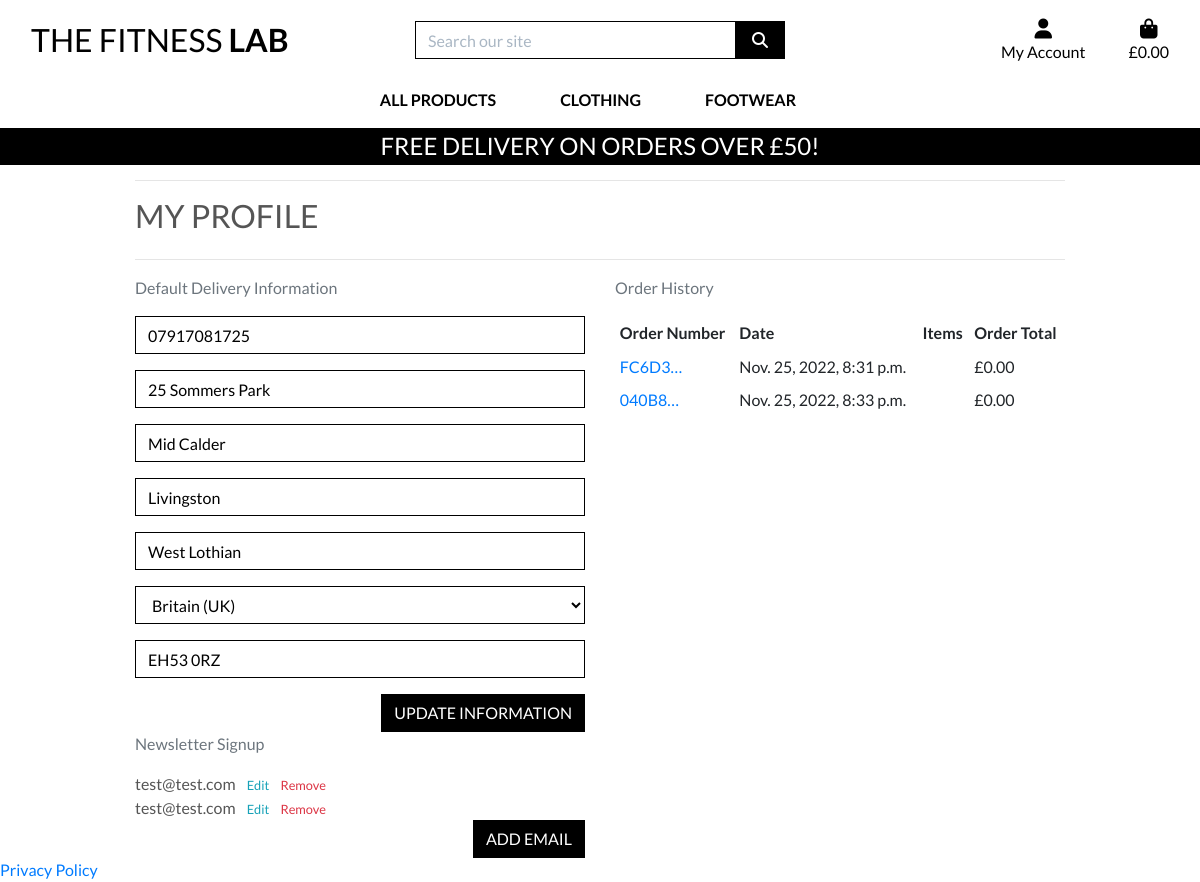
The page /profile/ (signed in) on the database as committed earlier.
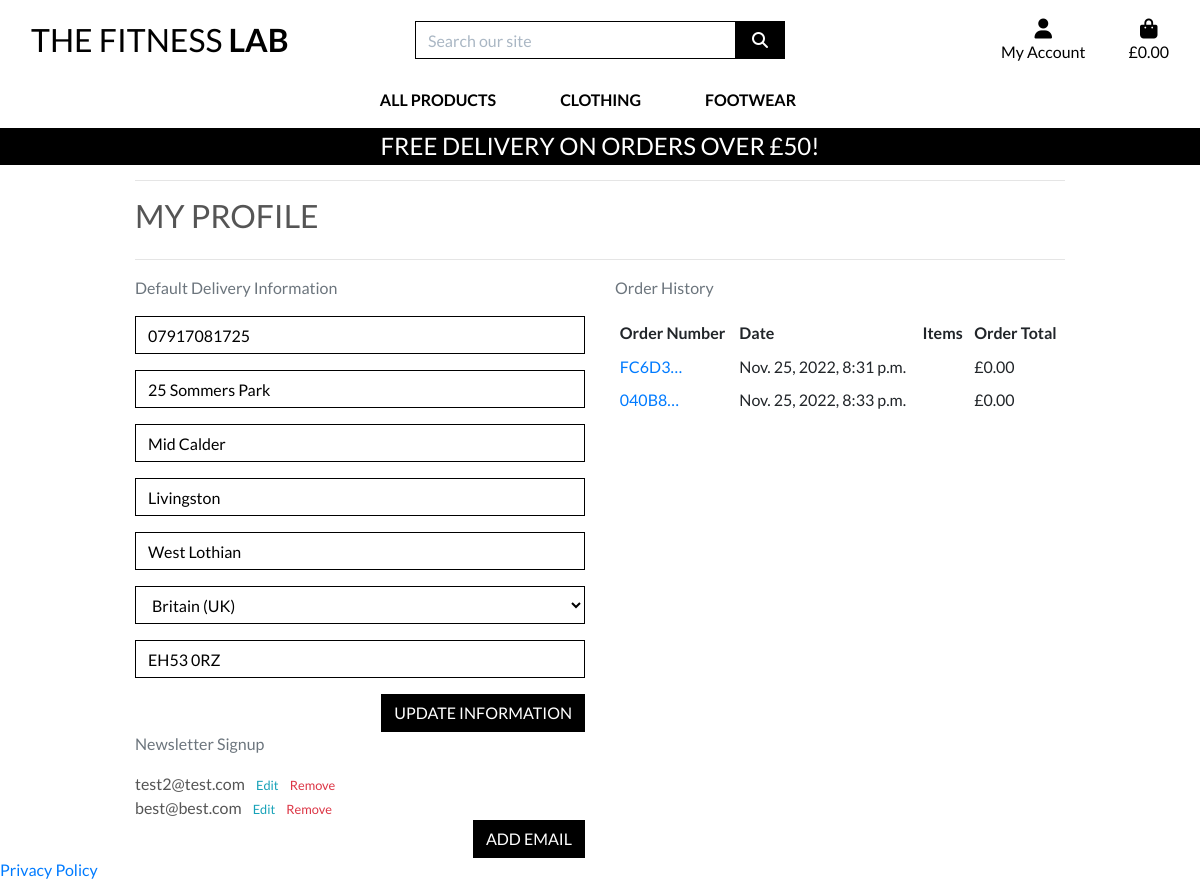
The same page on the database as committed later.
### checkout/models.py (models this page shows, shortened)
class Order(models.Model):
    order_number = models.CharField(max_length=32, null=False, editable=False)
    user_profile = models.ForeignKey(UserProfile, on_delete=models.SET_NULL,
                                     null=True, blank=True,
                                     related_name='orders')
    full_name = models.CharField(max_length=50, null=False, blank=False)
    email = models.EmailField(max_length=254, null=False, blank=False)
    phone_number = models.CharField(max_length=20, null=False, blank=False)
    address_line1 = models.CharField(max_length=80, null=False, blank=False)
    address_line2 = models.CharField(max_length=80, null=True, blank=True)
    city = models.CharField(max_length=40, null=False, blank=False)
    county = models.CharField(max_length=80, null=True, blank=True)
    country = CountryField(blank_label='Country *', null=False, blank=False)
    postcode = models.CharField(max_length=20, null=True, blank=True)
    date = models.DateTimeField(auto_now_add=True)
    delivery_cost = models.DecimalField(max_digits=6, decimal_places=2,
                                        null=False, default=0)
    order_total = models.DecimalField(max_digits=10, decimal_places=2,
                                      null=False, default=0)
    grand_total = models.DecimalField(max_digits=10, decimal_places=2,
                                      null=False, default=0)
    original_basket = models.TextField(null=False, blank=False, default='')
    stripe_pid = models.CharField(max_length=254, null=False,
                                  blank=False, default='')

### profiles/models.py (models this page shows, shortened)
class Newsletter(models.Model):
    user = models.ForeignKey(User, on_delete=models.CASCADE,
                             related_name='newsletter_user')
    email = models.EmailField(max_length=254, unique=True,
                              null=False, blank=False)
    is_registered = models.BooleanField(default=False, null=True, blank=True)

### profiles/views.py (the view)
# urls.py: path('profile/', include('profiles.urls')),
@login_required
def profile(request):
    profile = get_object_or_404(UserProfile, user=request.user)
    newsletters = Newsletter.objects.all().filter(user=request.user)
    if request.method == 'POST':
        form = UserProfileForm(request.POST, instance=profile)
        if form.is_valid():
            form.save()
            messages.success(request, 'Profile updated successfully')
        else:
            messages.error(request,
                           ('Update failed. Please ensure the form is valid.'))
    else:
        form = UserProfileForm(instance=profile)
    orders = profile.orders.all()
    template = 'profiles/profile.html'
    context = {
        'form': form,
        'orders': orders,
        'newsletters': newsletters,
        'on_profile_page': True
    }
    return render(request, template, context)

### basket/contexts.py (called while the page is built, shortened)
def basket_contents(request):
    basket_items = []
    total = 0
    item_count = 0
    basket = request.session.get('basket', {})
    if total < settings.FREE_DELIVERY_THRESHOLD:
        delivery = total * Decimal(settings.STANDARD_DELIVERY_PERCENTAGE / 100)
        free_delivery_delta = settings.FREE_DELIVERY_THRESHOLD - total
    else:
        delivery = 0
        free_delivery_delta = 0
    grand_total = delivery + total
    context = {
        'basket_items': basket_items,
        'total': total,
        'item_count': item_count,
        'delivery': delivery,
        'free_delivery_delta': free_delivery_delta,
        'free_delivery_threshold': settings.FREE_DELIVERY_THRESHOLD,
        'grand_total': grand_total,
    }
    return context

### profiles/templates/profiles/profile.html (shortened to what this page needs)
{% extends "base.html" %}
{% load static %}
{% block extra_css %}
    <link rel="stylesheet" href="{% static 'profiles/css/profile.css' %}">
{% endblock %}
{% block page_header %}
    <div class="container header-container">
    </div>
{% endblock %}
{% block content %}
    <div class="overlay"></div>
    <div class="container">
        <div class="row">
            <div class="col">
                <hr>
                <h2 class="logo-font mb-4">My Profile</h2>
                <hr>
            </div>
        </div>
        <div class="row">
            <div class="col-12 col-lg-6">
                <p class="text-muted">Default Delivery Information</p>
                <form class="mt-3" action="{% url 'profile' %}" method="POST" id="profile-update-form">
                    {{ form|crispy }}
                    <button class="btn btn-black rounded-0 text-uppercase float-right">Update Information</button>
                </form>
            </div>
            <div class="col-12 col-lg-6">
                <p class="text-muted">Order History</p>
                <div class="order-history table-responsive">
                    <table class="table table-sm table-borderless">
                        <thead>
                            <tr>
                                <th>Order Number</th>
                                <th>Date</th>
                                <th>Items</th>
                                <th>Order Total</th>
                            </tr>
                        </thead>
                        <tbody>
                            {% for order in orders %}
                                <tr>
                                    <td>
                                        <a href="{% url 'order_history' order.order_number %}"
                                        title="{{ order.order_number }}">
                                            {{ order.order_number|truncatechars:6 }}
                                        </a>
                                    </td>
                                    <td>{{ order.date }}</td>
                                    <td>
                                    </td>
                                    <td>£{{ order.grand_total }}</td>
                                </tr>
                            {% endfor %}
                        </tbody>
                    </table>
                </div>
            </div>
        </div>
        <div class="row">
            <div class="col-12 col-lg-6">
                <p class="text-muted">Newsletter Signup</p>
                {% for newsletter in newsletters %}
                <div class="row">
                    <div class="col-12 col-lg-6">
                        <span class="mr-2">{{ newsletter.email }}</span>
                        <a href="{% url 'edit_newsletter' newsletter.id %}" class="update-link text-info mr-2"><small>Edit</small></a>
                        <a class="remove-item text-danger"><small>Remove</small></a>
                    </div>
                </div>
                {% endfor %}
                <a href="{% url 'add_newsletter' %}" class="btn btn-black rounded-0 text-uppercase float-right">Add Email</a>
            </div>
        </div>
    </div>
{% endblock %}

Rows that differ between the two databases and show on the page:
removed Newsletter: email "test@test.com"
changed Newsletter: email "test@test.com" → "test2@test.com"
added Newsletter: email "best@best.com"
